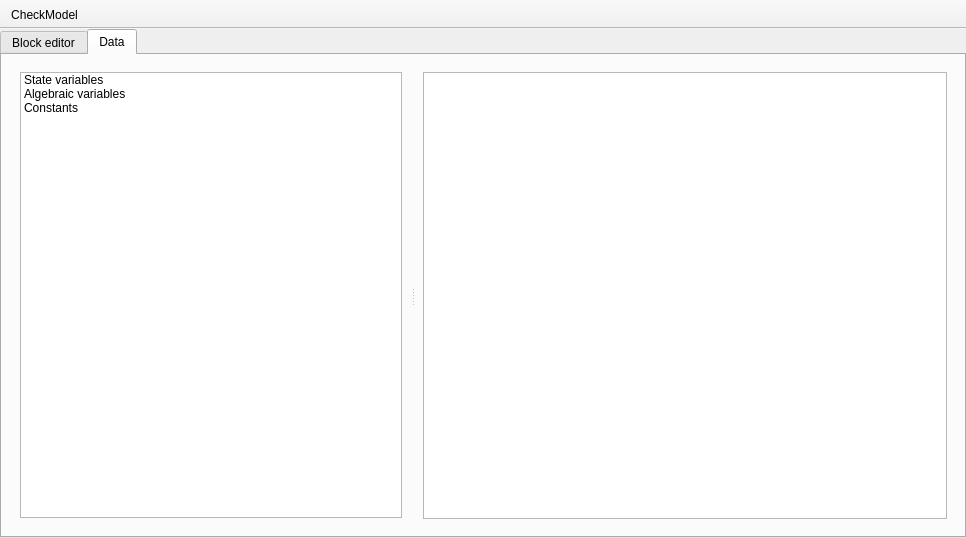
<?xml version="1.0" encoding="UTF-8"?>
<ui version="4.0">
 <class>MainWindow</class>
 <widget class="QMainWindow" name="MainWindow">
  <property name="geometry">
   <rect>
    <x>0</x>
    <y>0</y>
    <width>966</width>
    <height>538</height>
   </rect>
  </property>
  <property name="windowTitle">
   <string>MainWindow</string>
  </property>
  <widget class="QWidget" name="centralwidget">
   <layout class="QVBoxLayout" name="verticalLayout">
    <property name="leftMargin">
     <number>0</number>
    </property>
    <property name="topMargin">
     <number>0</number>
    </property>
    <property name="rightMargin">
     <number>0</number>
    </property>
    <property name="bottomMargin">
     <number>0</number>
    </property>
    <item>
     <widget class="QTabWidget" name="tabWidget">
      <property name="currentIndex">
       <number>1</number>
      </property>
      <widget class="QWidget" name="tab">
       <attribute name="title">
        <string>Block editor</string>
       </attribute>
       <layout class="QVBoxLayout" name="verticalLayout_4">
        <item>
         <layout class="QVBoxLayout" name="editorLayout"/>
        </item>
       </layout>
      </widget>
      <widget class="QWidget" name="tab_2">
       <attribute name="title">
        <string>Data</string>
       </attribute>
       <layout class="QVBoxLayout" name="verticalLayout_3">
        <item>
         <widget class="QSplitter" name="splitter_3">
          <property name="orientation">
           <enum>Qt::Orientation::Horizontal</enum>
          </property>
          <widget class="QFrame" name="frame_8">
           <property name="maximumSize">
            <size>
             <width>400</width>
             <height>16777215</height>
            </size>
           </property>
           <property name="frameShape">
            <enum>QFrame::Shape::NoFrame</enum>
           </property>
           <property name="frameShadow">
            <enum>QFrame::Shadow::Raised</enum>
           </property>
           <layout class="QVBoxLayout" name="verticalLayout_7">
            <property name="topMargin">
             <number>8</number>
            </property>
            <item>
             <widget class="QListWidget" name="datalistWidget">
              <item>
               <property name="text">
                <string>State variables</string>
               </property>
              </item>
              <item>
               <property name="text">
                <string>Algebraic variables</string>
               </property>
              </item>
              <item>
               <property name="text">
                <string>Constants</string>
               </property>
              </item>
             </widget>
            </item>
           </layout>
          </widget>
          <widget class="QFrame" name="PlotFrame">
           <property name="frameShape">
            <enum>QFrame::Shape::NoFrame</enum>
           </property>
           <property name="frameShadow">
            <enum>QFrame::Shadow::Raised</enum>
           </property>
           <layout class="QHBoxLayout" name="horizontalLayout">
            <property name="leftMargin">
             <number>8</number>
            </property>
            <property name="topMargin">
             <number>8</number>
            </property>
            <property name="rightMargin">
             <number>8</number>
            </property>
            <property name="bottomMargin">
             <number>8</number>
            </property>
            <item>
             <widget class="QTableView" name="datatableView"/>
            </item>
           </layout>
          </widget>
         </widget>
        </item>
       </layout>
      </widget>
     </widget>
    </item>
   </layout>
  </widget>
  <widget class="QToolBar" name="toolBar">
   <property name="windowTitle">
    <string>toolBar</string>
   </property>
   <property name="movable">
    <bool>false</bool>
   </property>
   <attribute name="toolBarArea">
    <enum>TopToolBarArea</enum>
   </attribute>
   <attribute name="toolBarBreak">
    <bool>false</bool>
   </attribute>
   <addaction name="actionCheckModel"/>
  </widget>
  <action name="actionCheckModel">
   <property name="text">
    <string>CheckModel</string>
   </property>
   <property name="menuRole">
    <enum>QAction::MenuRole::NoRole</enum>
   </property>
  </action>
 </widget>
 <resources>
  <include location="icons.qrc"/>
 </resources>
 <connections/>
</ui>
